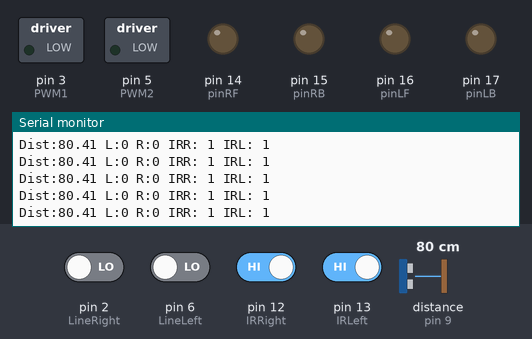
The sketch below on a simulated Arduino Uno, built with avr-gcc and run on an emulated ATmega328P. Parts: switched loads named in the sketch (green lamp = pin HIGH), output pins drawn as LEDs (lit = HIGH), the last lines printed to the serial monitor. The inputs (shaded band) are chosen by the test bench; at power-on: pin 12 (IRRight), pin 13 (IRLeft) HIGH, pin 2 (LineRight), pin 6 (LineLeft) LOW, distance to the obstacle (sensor on pin 9) 80 cm. The echo pulse lasts 58.3 µs per cm; pins used as bus, display or sensor lines are not drawn.

Above: at 1.2 s.
1.3 s: distance to the obstacle (sensor on pin 9) set to 120 cm
At 1.9 s:
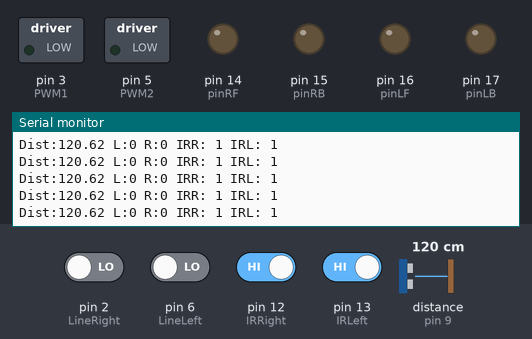
4.3 s: distance to the obstacle (sensor on pin 9) set to 2 cm
At 5.2 s:
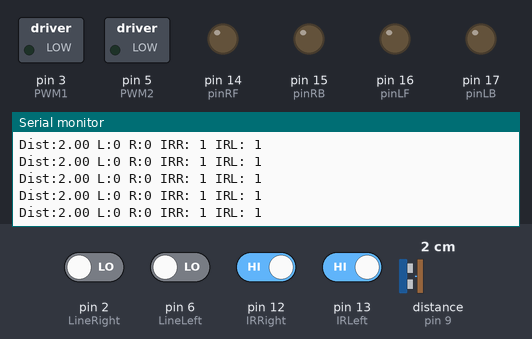
Timing chart, 0 to 7.3 s (numbered marks = the images above; inputs shaded):
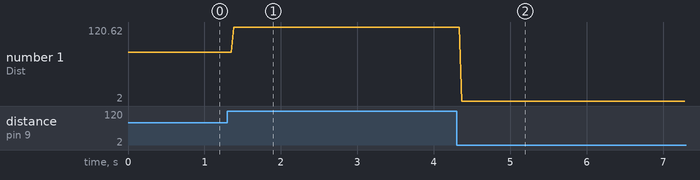

Measured:
- after the input at 1.3 s, the serial monitor: prints a new line after 0.08 s (image 1)
- after the input at 4.3 s, the serial monitor: prints a new line after 0.07 s (image 2)
- plotted number 1: 80.41 → 120.62 after the input at 1.3 s, 120.62 → 2 after the input at 4.3 s

The sketch:

v1.ino
```cpp
// motor
int pinRF = 14;
int pinRB = 15;
int pinLF = 16;
int pinLB = 17;

int PWM1 = 3;
int PWM2 = 5;

int speed = 100;

// sonor sensor
int SonorIn = 9;
int SonorOut = 8;
int dist = 0;

// line sensor
const int LineRight = 2;
const int LineLeft = 6;
int LL; //left line sensor
int LR; //right line sensor
// 0 as white LOW
// 1 as black HIGH
// if right sensor goes to 1 as black
  // => R : 1
// the robot should go left

// if left senor goes to 1 as black
  // => L : 1
// the robot should go right

// IR sensor
const int IRRight = 12;
const int IRLeft = 13;
int IRR;
int IRL;


// FINCTIONS
void getDist(){
  digitalWrite(SonorOut, LOW);
  delayMicroseconds(2);
  digitalWrite(SonorOut, HIGH);
  delayMicroseconds(10);
  digitalWrite(SonorOut, LOW);
  float Dist = pulseIn(SonorIn, HIGH);
  Dist = Dist / 5.8 / 10;  // Output as cm
  Serial.print("Dist:");
  Serial.print(Dist);
  dist = Dist;
  }
void getLineStatus(){
  LL = digitalRead(LineLeft);
  LR = digitalRead(LineRight);
  Serial.print(" L:");
  Serial.print(LL);
  Serial.print(" R:");
  Serial.print(LR);
  }
void getIR(){
  IRR = digitalRead(IRRight);
  IRL = digitalRead(IRLeft);
  Serial.print(" IRR: ");
  Serial.print(IRR);
  Serial.print(" IRL: ");
  Serial.println(IRL);
  // only output 0 & 1
  }
void forward(int f){
  digitalWrite(pinRF,HIGH);
  digitalWrite(pinRB,LOW);
    analogWrite(PWM1,200);
    analogWrite(pinRB, 0);
  digitalWrite(pinLF,HIGH);
  digitalWrite(pinLB,LOW);
    analogWrite(PWM2,250);
    analogWrite(pinLB,0);
   delay(f * 100);
  }
void backward(int b){

    delay(b * 100);
  }
void right(int l){

  delay(l * 50);
  }
void left(int r){

  delay(r * 50);
  }
void stop(int s){
  digitalWrite(pinRB,LOW);
  digitalWrite(pinRF,LOW);
  digitalWrite(pinLB,LOW);
  digitalWrite(pinLF,LOW);
  delay(s * 100);
  }
void test(int a){

}

void setup() {
  Serial.begin(9600);
  //sonor sensor
  pinMode(SonorIn, INPUT);
  pinMode(SonorOut, OUTPUT);
  //line sensor
  pinMode(LineLeft, INPUT);
  pinMode(LineRight, INPUT);
  //IR sensor
  pinMode(IRRight,INPUT);
  pinMode(IRLeft,INPUT);
  //motor
  pinMode(pinRF,OUTPUT); // 14
  pinMode(pinRB,OUTPUT); // 15
  pinMode(pinLF,OUTPUT); // 16
  pinMode(pinLB,OUTPUT); // 17
  pinMode(PWM1,OUTPUT); // 3
  pinMode(PWM2,OUTPUT); // 5

  // touch start line
  // forward
  /*
  if (LR == LOW && LL == LOW){
    forward(1);
    } else if (LR == HIGH && LL == HIGH){
      stop();
      } // end of if-else
  */

} // end of setup()


void loop(){

  getDist();
  getLineStatus();
  getIR();

  // 0 as white LOW
  // 1 as black HIGH

  // when dist < 20 stop the car
  // when LineSensor is (1,1), stop the car > LL && LR == HIGH
  // when IRL & IRR are (0,0), stop the car > IRR && IRL == LOW

  /*
  if (LL == HIGH && LR == HIGH || dist < 8 || IRL == LOW || IRR == LOW){
    Serial.print("STOP!!");
    // call stop()
    stop();

  } else if (LL == HIGH && LR == LOW){ // HIGH as black , LOW as white
    // turn left
    } else if (LL == LOW && LR == HIGH){
      // turn right
      } else { // LL == LOW && LR == LOW
        } // end of if-else
  */
  /*
  forward(1);
  stop();
  delay(1000);
  backward(1);
  stop();
  delay(1000);
  */


} // end of loop
```
